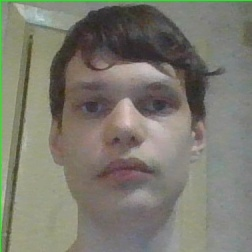
#> input picture images/dima/resised/aligned/0.jpg, 252 x 252 px, found by its file name; its folder holds 4 pictures in this run
$ python pca_mnist.py
#> lines starting #> are read from the running program, lines starting #| are printed output that depends on the picture
import matplotlib.pyplot as plt
import os
from imtools import *

# Применение PCA для датасета MNIST

path = "C:/My folder/Projects/ComputerVision/images/dima/resised/aligned/"  # поставить свой путь
files = iter(os.listdir(path))
amount = 30  # кол-во картинок для чтения

img = cv.imread(path+next(files))
#> img is the input picture: shape (252, 252, 3); mean B, G, R 111, 122.1, 123.9
img = cv.cvtColor(img, cv.COLOR_BGR2GRAY)
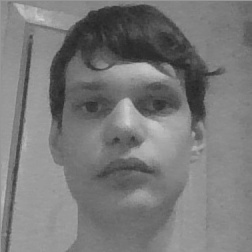
#> img: shape (252, 252); min 37, max 209, mean 121.4

m, n = img.shape[0:2]  # размер изображения
#> m = 252; n = 252

# линеаризованный массив
mat = []
for j in range(amount):
    bimg = cv.imread(path+next(files))
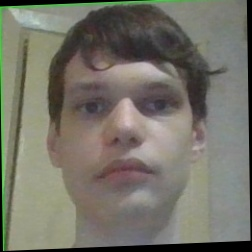
#> input picture images/dima/resised/aligned/1.jpg, 252 x 252 px, found by its file name
#> bimg is the input picture: shape (252, 252, 3); mean B, G, R 104.3, 115, 117.2
    bimg = cv.cvtColor(bimg, cv.COLOR_BGR2GRAY)
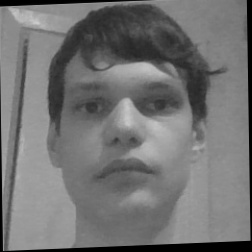
#> bimg: shape (252, 252); min 0, max 203, mean 114.5
    bimg = bimg.flatten()
    mat.append(bimg)
#> pass 2 of the loop `for j in range(amount):`:
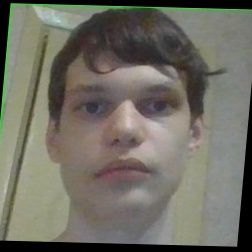
#> input picture images/dima/resised/aligned/10.jpg, 252 x 252 px, found by its file name
#> bimg is the input picture: shape (252, 252, 3); mean B, G, R 99.8, 110, 112.3
#> `bimg = cv.cvtColor(bimg, cv.COLOR_BGR2GRAY)`:
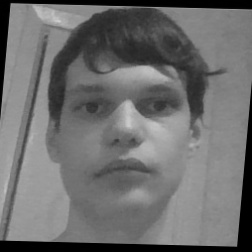
#> bimg: shape (252, 252); min 0, max 207, mean 109.6
#> pass 3 of the loop `for j in range(amount):`:
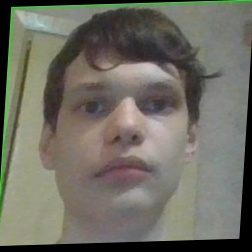
#> input picture images/dima/resised/aligned/11.jpg, 252 x 252 px, found by its file name
#> bimg is the input picture: shape (252, 252, 3); mean B, G, R 99.6, 109.9, 111.8
#> `bimg = cv.cvtColor(bimg, cv.COLOR_BGR2GRAY)`:
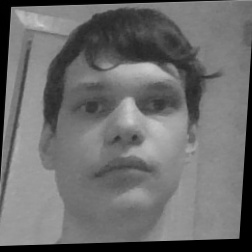
#> bimg: shape (252, 252); min 0, max 207, mean 109.3
#> (the run stopped early here; a loop or call above may not have finished)
